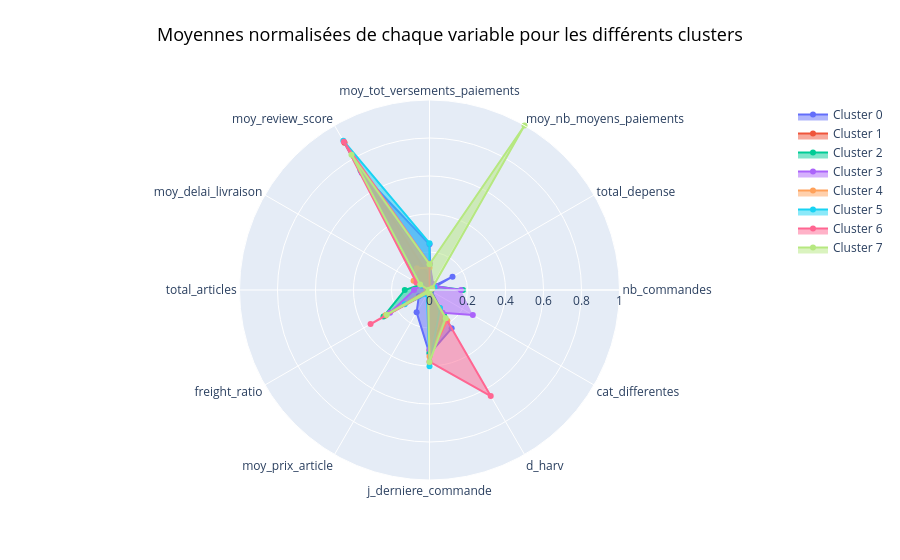

Notebook source saved alongside this figure:
### Code cell
cercle_kmeans(X_mm_clusters_moy, "ac_label")

### Figure 1 — Plotly figure (JSON) as saved in the notebook; plotly's stock layout.template omitted (floating-point values rounded to 4 significant figures)
{"data": [{"fill": "toself", "name": "Cluster 0", "r": [0.0006601, 0.14, 0.0165, 0.2405, 0.7112, 0.06894, 0.002432, 0.06491, 0.1356, 0.3357, 0.2332, 0], "theta": ["nb_commandes", "total_depense", "moy_nb_moyens_paiements", "moy_tot_versements_paiements", "moy_review_score", "moy_delai_livraison", "total_articles", "freight_ratio", "moy_prix_article", "j_derniere_commande", "d_harv", "cat_differentes"], "type": "scatterpolar"}, {"fill": "toself", "name": "Cluster 1", "r": [0, 0.01198, 0, 0.06655, 0.8946, 0.04432, 0.004962, 0.268, 0.01113, 0.3175, 0.1089, 0], "theta": ["nb_commandes", "total_depense", "moy_nb_moyens_paiements", "moy_tot_versements_paiements", "moy_review_score", "moy_delai_livraison", "total_articles", "freight_ratio", "moy_prix_article", "j_derniere_commande", "d_harv", "cat_differentes"], "type": "scatterpolar"}, {"fill": "toself", "name": "Cluster 2", "r": [0.1766, 0.03899, 0.02748, 0.1326, 0.7259, 0.05589, 0.1302, 0.2798, 0.01157, 0.3303, 0.1531, 0.01064], "theta": ["nb_commandes", "total_depense", "moy_nb_moyens_paiements", "moy_tot_versements_paiements", "moy_review_score", "moy_delai_livraison", "total_articles", "freight_ratio", "moy_prix_article", "j_derniere_commande", "d_harv", "cat_differentes"], "type": "scatterpolar"}, {"fill": "toself", "name": "Cluster 3", "r": [0.1655, 0.03854, 0.0372, 0.1417, 0.7159, 0.04891, 0.08145, 0.2399, 0.01479, 0.3113, 0.1382, 0.2634], "theta": ["nb_commandes", "total_depense", "moy_nb_moyens_paiements", "moy_tot_versements_paiements", "moy_review_score", "moy_delai_livraison", "total_articles", "freight_ratio", "moy_prix_article", "j_derniere_commande", "d_harv", "cat_differentes"], "type": "scatterpolar"}, {"fill": "toself", "name": "Cluster 4", "r": [0, 0.01618, 0, 0.1175, 0.1326, 0.09676, 0.01088, 0.2667, 0.01414, 0.3499, 0.1875, 0], "theta": ["nb_commandes", "total_depense", "moy_nb_moyens_paiements", "moy_tot_versements_paiements", "moy_review_score", "moy_delai_livraison", "total_articles", "freight_ratio", "moy_prix_article", "j_derniere_commande", "d_harv", "cat_differentes"], "type": "scatterpolar"}, {"fill": "toself", "name": "Cluster 5", "r": [0, 0.03024, 0, 0.2466, 0.9072, 0.04819, 0.005675, 0.1504, 0.02747, 0.401, 0.11, 0], "theta": ["nb_commandes", "total_depense", "moy_nb_moyens_paiements", "moy_tot_versements_paiements", "moy_review_score", "moy_delai_livraison", "total_articles", "freight_ratio", "moy_prix_article", "j_derniere_commande", "d_harv", "cat_differentes"], "type": "scatterpolar"}, {"fill": "toself", "name": "Cluster 6", "r": [0, 0.01723, 0, 0.1383, 0.9008, 0.07984, 0.003823, 0.3582, 0.01644, 0.3774, 0.6444, 0], "theta": ["nb_commandes", "total_depense", "moy_nb_moyens_paiements", "moy_tot_versements_paiements", "moy_review_score", "moy_delai_livraison", "total_articles", "freight_ratio", "moy_prix_article", "j_derniere_commande", "d_harv", "cat_differentes"], "type": "scatterpolar"}, {"fill": "toself", "name": "Cluster 7", "r": [0, 0.01498, 1, 0.1358, 0.8213, 0.05695, 0.003924, 0.26, 0.01426, 0.3792, 0.1713, 0], "theta": ["nb_commandes", "total_depense", "moy_nb_moyens_paiements", "moy_tot_versements_paiements", "moy_review_score", "moy_delai_livraison", "total_articles", "freight_ratio", "moy_prix_article", "j_derniere_commande", "d_harv", "cat_differentes"], "type": "scatterpolar"}], "layout": {"polar": {"radialaxis": {"range": [0, 1], "visible": true}}, "showlegend": true, "title": {"font": {"color": "black", "size": 18}, "text": "Moyennes normalisées de chaque variable pour les différents clusters", "x": 0.5, "xanchor": "center", "y": 0.95, "yanchor": "top"}}}
